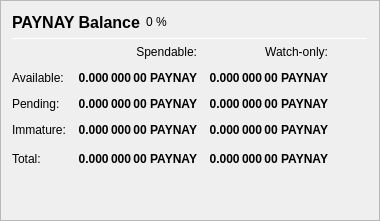
                   <widget class="QFrame" name="frame_Balances">
                    <property name="frameShape">
                     <enum>QFrame::StyledPanel</enum>
                    </property>
                    <property name="frameShadow">
                     <enum>QFrame::Raised</enum>
                    </property>
                    <layout class="QVBoxLayout" name="verticalLayout_4">
                     <item>
                      <layout class="QHBoxLayout" name="horizontalLayout_4">
                       <item>
                        <widget class="QLabel" name="label_5">
                         <property name="minimumSize">
                          <size>
                           <width>0</width>
                           <height>20</height>
                          </size>
                         </property>
                         <property name="font">
                          <font>
                           <pointsize>12</pointsize>
                           <weight>75</weight>
                           <bold>true</bold>
                          </font>
                         </property>
                         <property name="text">
                          <string>PAYNAY Balance</string>
                         </property>
                        </widget>
                       </item>
                       <item>
                        <widget class="QLabel" name="labelECAPercent">
                         <property name="text">
                          <string notr="true">0 %</string>
                         </property>
                        </widget>
                       </item>
                       <item>
                        <spacer name="horizontalSpacer_3">
                         <property name="orientation">
                          <enum>Qt::Horizontal</enum>
                         </property>
                         <property name="sizeHint" stdset="0">
                          <size>
                           <width>40</width>
                           <height>20</height>
                          </size>
                         </property>
                        </spacer>
                       </item>
                      </layout>
                     </item>
                     <item>
                      <widget class="Line" name="line_Balance">
                       <property name="minimumSize">
                        <size>
                         <width>0</width>
                         <height>1</height>
                        </size>
                       </property>
                       <property name="maximumSize">
                        <size>
                         <width>16777215</width>
                         <height>1</height>
                        </size>
                       </property>
                       <property name="orientation">
                        <enum>Qt::Horizontal</enum>
                       </property>
                      </widget>
                     </item>
                     <item>
                      <layout class="QGridLayout" name="gridLayout">
                       <property name="spacing">
                        <number>12</number>
                       </property>
                       <item row="0" column="1">
                        <widget class="QLabel" name="labelSpendable">
                         <property name="text">
                          <string>Spendable:</string>
                         </property>
                         <property name="alignment">
                          <set>Qt::AlignRight|Qt::AlignTrailing|Qt::AlignVCenter</set>
                         </property>
                        </widget>
                       </item>
                       <item row="0" column="2">
                        <widget class="QLabel" name="labelWatchonly">
                         <property name="text">
                          <string>Watch-only:</string>
                         </property>
                         <property name="alignment">
                          <set>Qt::AlignRight|Qt::AlignTrailing|Qt::AlignVCenter</set>
                         </property>
                        </widget>
                       </item>
                       <item row="1" column="0">
                        <widget class="QLabel" name="labelBalanceText">
                         <property name="text">
                          <string>Available:</string>
                         </property>
                        </widget>
                       </item>
                       <item row="1" column="1">
                        <widget class="QLabel" name="labelBalance">
                         <property name="font">
                          <font>
                           <weight>75</weight>
                           <bold>true</bold>
                          </font>
                         </property>
                         <property name="cursor">
                          <cursorShape>IBeamCursor</cursorShape>
                         </property>
                         <property name="toolTip">
                          <string>Your current spendable balance</string>
                         </property>
                         <property name="text">
                          <string notr="true">0.000 000 00 PAYNAY</string>
                         </property>
                         <property name="alignment">
                          <set>Qt::AlignRight|Qt::AlignTrailing|Qt::AlignVCenter</set>
                         </property>
                         <property name="textInteractionFlags">
                          <set>Qt::LinksAccessibleByMouse|Qt::TextSelectableByKeyboard|Qt::TextSelectableByMouse</set>
                         </property>
                        </widget>
                       </item>
                       <item row="1" column="2">
                        <widget class="QLabel" name="labelWatchAvailable">
                         <property name="font">
                          <font>
                           <weight>75</weight>
                           <bold>true</bold>
                          </font>
                         </property>
                         <property name="cursor">
                          <cursorShape>IBeamCursor</cursorShape>
                         </property>
                         <property name="toolTip">
                          <string>Your current balance in watch-only addresses</string>
                         </property>
                         <property name="text">
                          <string notr="true">0.000 000 00 PAYNAY</string>
                         </property>
                         <property name="alignment">
                          <set>Qt::AlignRight|Qt::AlignTrailing|Qt::AlignVCenter</set>
                         </property>
                         <property name="textInteractionFlags">
                          <set>Qt::LinksAccessibleByMouse|Qt::TextSelectableByKeyboard|Qt::TextSelectableByMouse</set>
                         </property>
                        </widget>
                       </item>
                       <item row="2" column="0">
                        <widget class="QLabel" name="labelPendingText">
                         <property name="text">
                          <string>Pending:</string>
                         </property>
                        </widget>
                       </item>
                       <item row="2" column="1">
                        <widget class="QLabel" name="labelUnconfirmed">
                         <property name="font">
                          <font>
                           <weight>75</weight>
                           <bold>true</bold>
                          </font>
                         </property>
                         <property name="cursor">
                          <cursorShape>IBeamCursor</cursorShape>
                         </property>
                         <property name="toolTip">
                          <string>Total of transactions that have yet to be confirmed, and do not yet count toward the spendable balance</string>
                         </property>
                         <property name="text">
                          <string notr="true">0.000 000 00 PAYNAY</string>
                         </property>
                         <property name="alignment">
                          <set>Qt::AlignRight|Qt::AlignTrailing|Qt::AlignVCenter</set>
                         </property>
                         <property name="textInteractionFlags">
                          <set>Qt::LinksAccessibleByMouse|Qt::TextSelectableByKeyboard|Qt::TextSelectableByMouse</set>
                         </property>
                        </widget>
                       </item>
                       <item row="2" column="2">
                        <widget class="QLabel" name="labelWatchPending">
                         <property name="font">
                          <font>
                           <weight>75</weight>
                           <bold>true</bold>
                          </font>
                         </property>
                         <property name="cursor">
                          <cursorShape>IBeamCursor</cursorShape>
                         </property>
                         <property name="toolTip">
                          <string>Unconfirmed transactions to watch-only addresses</string>
                         </property>
                         <property name="text">
                          <string notr="true">0.000 000 00 PAYNAY</string>
                         </property>
                         <property name="alignment">
                          <set>Qt::AlignRight|Qt::AlignTrailing|Qt::AlignVCenter</set>
                         </property>
                         <property name="textInteractionFlags">
                          <set>Qt::LinksAccessibleByMouse|Qt::TextSelectableByKeyboard|Qt::TextSelectableByMouse</set>
                         </property>
                        </widget>
                       </item>
                       <item row="3" column="0">
                        <widget class="QLabel" name="labelImmatureText">
                         <property name="text">
                          <string>Immature:</string>
                         </property>
                        </widget>
                       </item>
                       <item row="3" column="1">
                        <widget class="QLabel" name="labelImmature">
                         <property name="font">
                          <font>
                           <weight>75</weight>
                           <bold>true</bold>
                          </font>
                         </property>
                         <property name="cursor">
                          <cursorShape>IBeamCursor</cursorShape>
                         </property>
                         <property name="toolTip">
                          <string>Staked rewards that has not yet matured</string>
                         </property>
                         <property name="text">
                          <string notr="true">0.000 000 00 PAYNAY</string>
                         </property>
                         <property name="alignment">
                          <set>Qt::AlignRight|Qt::AlignTrailing|Qt::AlignVCenter</set>
                         </property>
                         <property name="textInteractionFlags">
                          <set>Qt::LinksAccessibleByMouse|Qt::TextSelectableByKeyboard|Qt::TextSelectableByMouse</set>
                         </property>
                        </widget>
                       </item>
                       <item row="3" column="2">
                        <widget class="QLabel" name="labelWatchImmature">
                         <property name="font">
                          <font>
                           <weight>75</weight>
                           <bold>true</bold>
                          </font>
                         </property>
                         <property name="cursor">
                          <cursorShape>IBeamCursor</cursorShape>
                         </property>
                         <property name="toolTip">
                          <string>Staked or masternode rewards in watch-only addresses that has not yet matured</string>
                         </property>
                         <property name="text">
                          <string notr="true">0.000 000 00 PAYNAY</string>
                         </property>
                         <property name="alignment">
                          <set>Qt::AlignRight|Qt::AlignTrailing|Qt::AlignVCenter</set>
                         </property>
                         <property name="textInteractionFlags">
                          <set>Qt::LinksAccessibleByMouse|Qt::TextSelectableByKeyboard|Qt::TextSelectableByMouse</set>
                         </property>
                        </widget>
                       </item>
                       <!--
                       <item row="4" column="0">
                        <widget class="QLabel" name="labelLockedBalanceText">
                         <property name="toolTip">
                          <string>Locked PAYNAY or Masternode collaterals. These are excluded from zECA minting.</string>
                         </property>
                         <property name="text">
                          <string>Locked:</string>
                         </property>
                        </widget>
                       </item>
                       <item row="4" column="1">
                        <widget class="QLabel" name="labelLockedBalance">
                         <property name="font">
                          <font>
                           <weight>75</weight>
                           <bold>true</bold>
                          </font>
                         </property>
                         <property name="cursor">
                          <cursorShape>IBeamCursor</cursorShape>
                         </property>
                         <property name="toolTip">
                          <string>Locked PAYNAY or Masternode collaterals. These are excluded from zECA minting.</string>
                         </property>
                         <property name="text">
                          <string notr="true">0.000 000 00 PAYNAY</string>
                         </property>
                         <property name="alignment">
                          <set>Qt::AlignRight|Qt::AlignTrailing|Qt::AlignVCenter</set>
                         </property>
                         <property name="textInteractionFlags">
                          <set>Qt::LinksAccessibleByMouse|Qt::TextSelectableByKeyboard|Qt::TextSelectableByMouse</set>
                         </property>
                        </widget>
                       </item>
                       <item row="4" column="2">
                        <widget class="QLabel" name="labelWatchLocked">
                         <property name="font">
                          <font>
                           <weight>75</weight>
                           <bold>true</bold>
                          </font>
                         </property>
                         <property name="cursor">
                          <cursorShape>IBeamCursor</cursorShape>
                         </property>
                         <property name="toolTip">
                          <string>Current locked balance in watch-only addresses</string>
                         </property>
                         <property name="text">
                          <string notr="true">0.000 000 00 PAYNAY</string>
                         </property>
                         <property name="alignment">
                          <set>Qt::AlignRight|Qt::AlignTrailing|Qt::AlignVCenter</set>
                         </property>
                         <property name="textInteractionFlags">
                          <set>Qt::LinksAccessibleByMouse|Qt::TextSelectableByKeyboard|Qt::TextSelectableByMouse</set>
                         </property>
                        </widget>
                       </item>
                       -->
                       <item row="5" column="0">
                        <widget class="QLabel" name="labelTotalText">
                         <property name="toolTip">
                          <string>Your current paynay balance, unconfirmed and immature transactions included</string>
                         </property>
                         <property name="text">
                          <string>Total:</string>
                         </property>
                        </widget>
                       </item>
                       <item row="5" column="1">
                        <widget class="QLabel" name="labelTotal">
                         <property name="font">
                          <font>
                           <weight>75</weight>
                           <bold>true</bold>
                          </font>
                         </property>
                         <property name="cursor">
                          <cursorShape>IBeamCursor</cursorShape>
                         </property>
                         <property name="toolTip">
                          <string>Your current paynay balance, unconfirmed and immature transactions included</string>
                         </property>
                         <property name="text">
                          <string notr="true">0.000 000 00 PAYNAY</string>
                         </property>
                         <property name="alignment">
                          <set>Qt::AlignRight|Qt::AlignTrailing|Qt::AlignVCenter</set>
                         </property>
                         <property name="textInteractionFlags">
                          <set>Qt::LinksAccessibleByMouse|Qt::TextSelectableByKeyboard|Qt::TextSelectableByMouse</set>
                         </property>
                        </widget>
                       </item>
                       <item row="5" column="2">
                        <widget class="QLabel" name="labelWatchTotal">
                         <property name="font">
                          <font>
                           <weight>75</weight>
                           <bold>true</bold>
                          </font>
                         </property>
                         <property name="cursor">
                          <cursorShape>IBeamCursor</cursorShape>
                         </property>
                         <property name="toolTip">
                          <string>Current total balance in watch-only addresses</string>
                         </property>
                         <property name="text">
                          <string notr="true">0.000 000 00 PAYNAY</string>
                         </property>
                         <property name="alignment">
                          <set>Qt::AlignRight|Qt::AlignTrailing|Qt::AlignVCenter</set>
                         </property>
                         <property name="textInteractionFlags">
                          <set>Qt::LinksAccessibleByMouse|Qt::TextSelectableByKeyboard|Qt::TextSelectableByMouse</set>
                         </property>
                        </widget>
                       </item>
                       <item row="5" column="3">
                        <spacer name="horizontalSpacer_9">
                         <property name="orientation">
                          <enum>Qt::Horizontal</enum>
                         </property>
                         <property name="sizeHint" stdset="0">
                          <size>
                           <width>40</width>
                           <height>20</height>
                          </size>
                         </property>
                        </spacer>
                       </item>
                      </layout>
                     </item>
                     <item>
                      <spacer name="verticalSpacer_3">
                       <property name="orientation">
                        <enum>Qt::Vertical</enum>
                       </property>
                       <property name="sizeHint" stdset="0">
                        <size>
                         <width>20</width>
                         <height>40</height>
                        </size>
                       </property>
                      </spacer>
                     </item>
                    </layout>
                   </widget>
